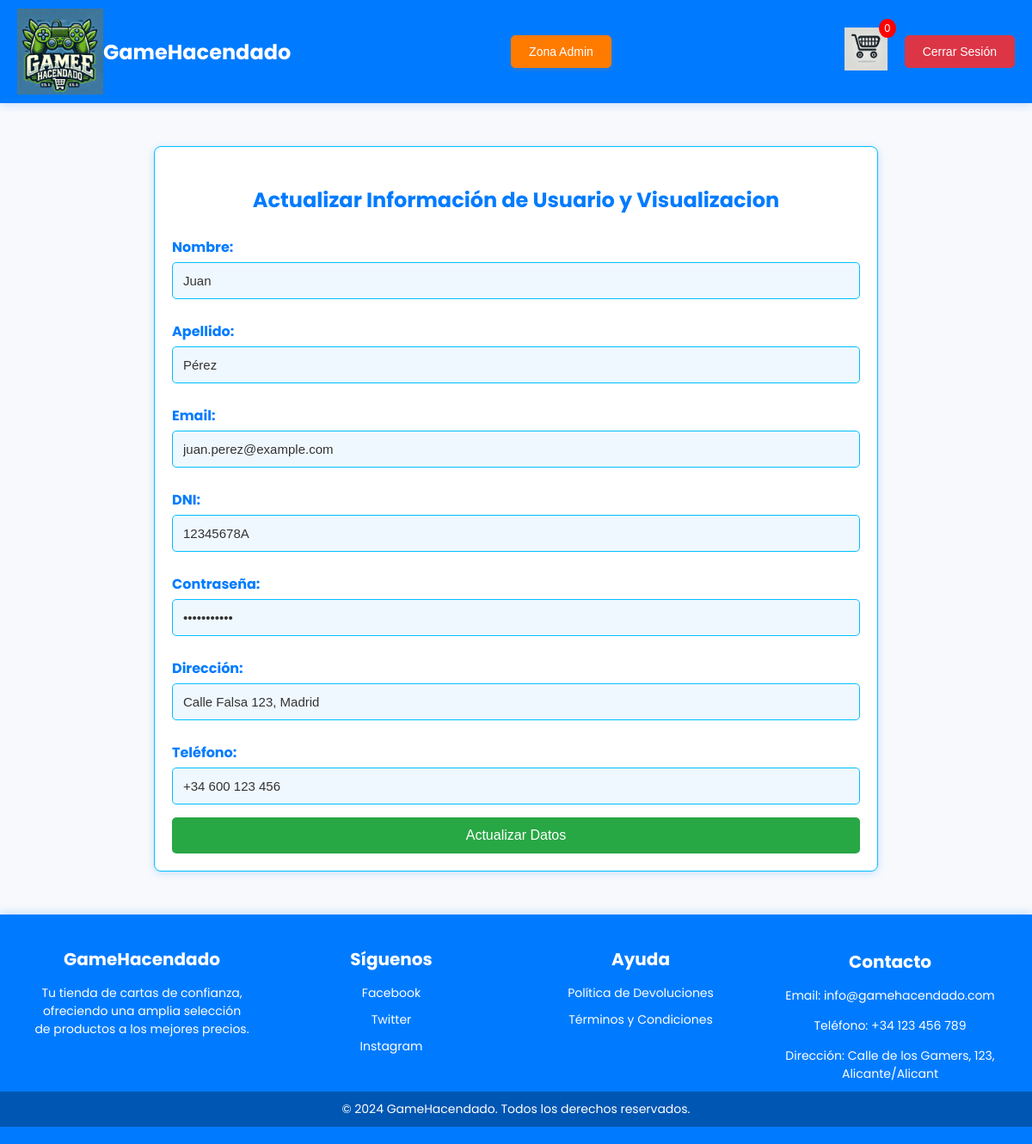
Screenshot of /perfil.php (signed in) with the database file from the repository.
### tables this page shows
CREATE TABLE
    Usuario (
        id BIGINT AUTO_INCREMENT PRIMARY KEY,
        nombre VARCHAR(255) NOT NULL,
        apellido VARCHAR(255) NOT NULL,
        email VARCHAR(255) NOT NULL UNIQUE,
        dni VARCHAR(255) NOT NULL UNIQUE,
        contraseña VARCHAR(255) NOT NULL,
        rol VARCHAR(50) NOT NULL,
        direccion VARCHAR(800) NOT NULL,
        telefono VARCHAR(50) NOT NULL
    );

### config/ConexionBD.php (called while the page is built, shortened)
<?php
class conexionBD
{
    private $conBd;
    public function conectar()
    {
        $this->conBd = new mysqli("localhost", "root", "", "bd_gamehacendado");
    }
    function querySelectUno($query)
    {
        $resultado = $this->conBd->query($query);
        if ($resultado->num_rows > 0) {
            return $resultado->fetch_assoc();
        } else {
            return false;
        }
    }
}
$bd = new conexionBD();

### public/perfil.php (the view, shortened to what this page needs)
<!DOCTYPE html>
<html lang="es">
<head>
    <link rel="stylesheet" href="../assets/css/perfil.css">
    <?php
    include '../includes/header.php';
    if (isset($_SESSION['id'])) {
        $idUsuario = $_SESSION['id'];
        $bd->conectar();
        $query = "SELECT * FROM Usuario WHERE id = $idUsuario";
        $Usuario = $bd->querySelectUno($query);
    }
    ?>
</head>
<body>
    <?php if (!empty($Usuario)): ?>
        <div class="usuario">
            <h3>Actualizar Información de Usuario y Visualizacion</h3>
            <form action="<?php echo htmlspecialchars($_SERVER['PHP_SELF']); ?>" method="post">
                <label for="nombre">Nombre:</label>
                <input type="text" id="nombre" name="nombre" value="<?php echo htmlspecialchars($Usuario['nombre']); ?>" required>
                <label for="apellido">Apellido:</label>
                <input type="text" id="apellido" name="apellido" value="<?php echo htmlspecialchars($Usuario['apellido']); ?>" required>
                <label for="email">Email:</label>
                <input type="email" id="email" name="email" value="<?php echo htmlspecialchars($Usuario['email']); ?>" required>
                <label for="dni">DNI:</label>
                <input type="text" id="dni" name="dni" value="<?php echo htmlspecialchars($Usuario['dni']); ?>" required>
                <label for="contra">Contraseña:</label>
                <input type="password" id="contra" name="contra" value="<?php echo htmlspecialchars($Usuario['contraseña']); ?>" required>
                <label for="direccion">Dirección:</label>
                <input type="text" id="direccion" name="direccion" value="<?php echo htmlspecialchars($Usuario['direccion']); ?>" required>
                <label for="telefono">Teléfono:</label>
                <input type="text" id="telefono" name="telefono" value="<?php echo htmlspecialchars($Usuario['telefono']); ?>" required>
                <input type="submit" value="Actualizar Datos">
            </form>
        </div>
    <?php else: ?>
        <p class="no-datos">No se encontraron datos de usuario.</p>
    <?php endif; ?>
</body>
<?php include '../includes/footer.php'; ?>
</html>

### assets/css/perfil.css (style rules this page uses)
body { font-family: 'Poppins', sans-serif; background-color: #f7f9fc; margin: 0; padding: 0; }
.usuario { width: 100%; max-width: 800px; margin: 50px auto; padding: 20px; background-color: #ffffff; border: 1px solid #00bfff; border-radius: 8px; box-shadow: 0px 2px 10px rgba(0, 123, 255, 0.2); }
.usuario h3 { font-size: 24px; color: #007bff; margin-bottom: 15px; text-align: center; }
.usuario form { display: flex; flex-direction: column; }
.usuario label { font-weight: bold; margin: 10px 0 5px; color: #007bff; }
.usuario input[type="text"], .usuario input[type="email"], .usuario input[type="password"] { width: 100%; padding: 12px; margin-bottom: 15px; border: 1px solid #00bfff; border-radius: 5px; box-sizing: border-box; font-size: 15px; background-color: #f0f8ff; color: #333; }
.usuario input[type="submit"] { padding: 12px; background-color: #28a745; border: none; color: white; font-size: 16px; border-radius: 5px; cursor: pointer; transition: background-color 0.3s ease, box-shadow 0.3s ease; }

### rows the page displays
usuario: nombre "Juan", apellido "Pérez", email "juan.perez@example.com", dni "12345678A", direccion "Calle Falsa 123, Madrid", telefono "+34 600 123 456"

### other values shown
$_SESSION['carrito-contador'] "0"
